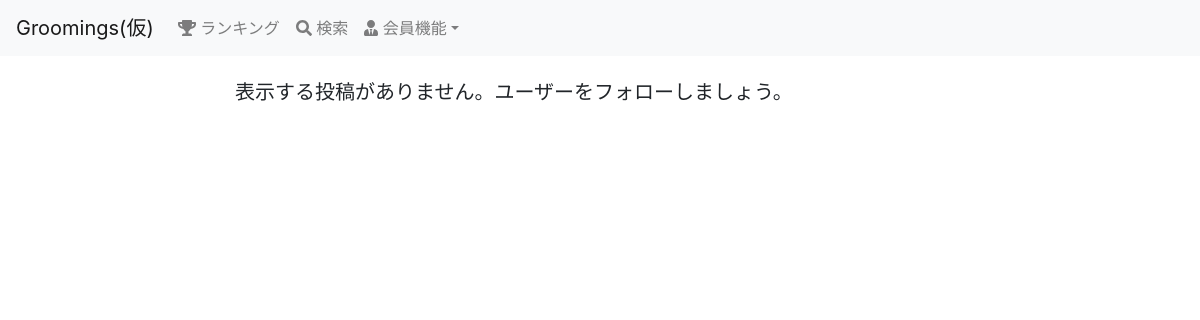
The app's page /, older data.
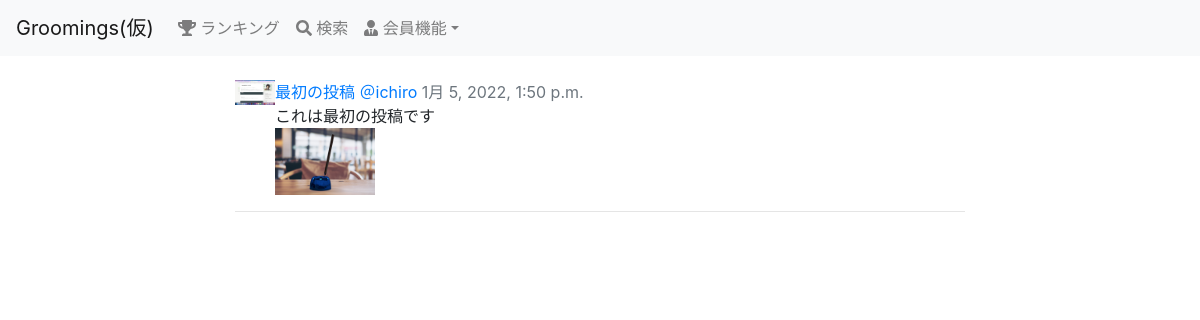
The same page, newer data.
### groomings/models.py (models this page shows, shortened)
class Date(models.Model):
    created_at = models.DateTimeField(default=now)
    class Meta:
        abstract = True

class Post(Date):
    title = models.CharField(max_length=30)
    image1 = models.FileField(upload_to='post_image/', null=True, blank=True)
    image2 = models.FileField(upload_to='post_image/', null=True, blank=True)
    image3 = models.FileField(upload_to='post_image/', null=True, blank=True)
    text = models.TextField()
    user = models.ForeignKey(
        'User', on_delete=models.CASCADE, related_name="user_post"
    )
    favorite = models.ManyToManyField(User, related_name="user_favo_post")
    category = models.CharField(max_length=15, default='カテゴリーなし')
    class Meta:
        db_table = 'post'

class User(AbstractBaseUser, PermissionsMixin):
    username = models.CharField(max_length=150)
    email = models.EmailField(max_length=255, unique=True)
    image = models.FileField(upload_to='user_image/', null=True, blank=True)
    point = models.IntegerField(default=50, validators=[MinValueValidator(0)])
    follow = models.ManyToManyField(
        'self', blank=True, symmetrical=False, related_name="follower"
    )
    is_active = models.BooleanField(default=True)
    is_staff = models.BooleanField(default=False) # 管理画面にログインできるかどうか
    USERNAME_FIELD = 'email' # このテーブルのレコードを一意に識別
    REQUIRED_FIELDS = ['username'] # スーパーユーザー作成時に入力する(emailとパスワードは必須だからそれ以外で)
    objects = UserManager()
    class Meta:
        db_table = 'user'

### groomings/views.py (the view)
# urls.py: path(r'', views.top, name = 'top'), # タイムライン
def top(request):
    if request.user.is_authenticated: # ログインしていたらフォロー中ユーザーの投稿を表示
        users = request.user.follow.all()
        posts = Post.objects.filter(Q(user__in=users) | Q(user=request.user)).order_by('-created_at')
    else:
        posts = Post.objects.order_by('-created_at')
    return render(request, 'groomings/top.html', context={"posts": posts})

### groomings/templates/groomings/top.html (shortened to what this page needs)
{% extends "groomings/base.html" %}
{% load static %}
{% load tag_event %}
{% block content %}
<div class="row">
  <div class="col-md-8 offset-md-2">
    {% if not posts %}
    <h5>表示する投稿がありません。ユーザーをフォローしましょう。</h5>
    {% endif %}
    <ul class="list-unstyled">
      {% for post in posts %}
      <li class="media mb-3 post">
          {% if post.user.image %}
          <img src="{{ post.user.image.url }}" width="40px">
          {% else %}
          <img src="{% static 'static_image/default.png' %}" width="40px">
          {% endif %}
          <div class="media-body">
              <a href="{% url 'groomings:post_detail' post.id %}">{{ post.title }}</a>
              <a href="{% url 'groomings:user' post.user.id %}">＠{{ post.user.username }}</a>
              <span class="text-muted">{{ post.created_at }}</span><br>
              <div>
                  {{ post.text }}
              </div>
              <div class="post_image">
                  {% if post.image1 %}
                  <img src="{{ post.image1.url }}" alt="" width="100px">
                  {% endif %}
              </div>
          </div>
      </li>
      <hr>
      {% endfor %}
    </ul>
  </div>
</div>
{% endblock %}

Row changes from the older to the newer data that the page shows:
added Post: user.image (picture), title "最初の投稿", user.username "ichiro", created_at "1月 5, 2022, 1:50 p.m.", text "これは最初の投稿です", image1 (picture)
Text that changed along with them:
text no longer shown: "表示する投稿がありません。ユーザーをフォローしましょう。"
